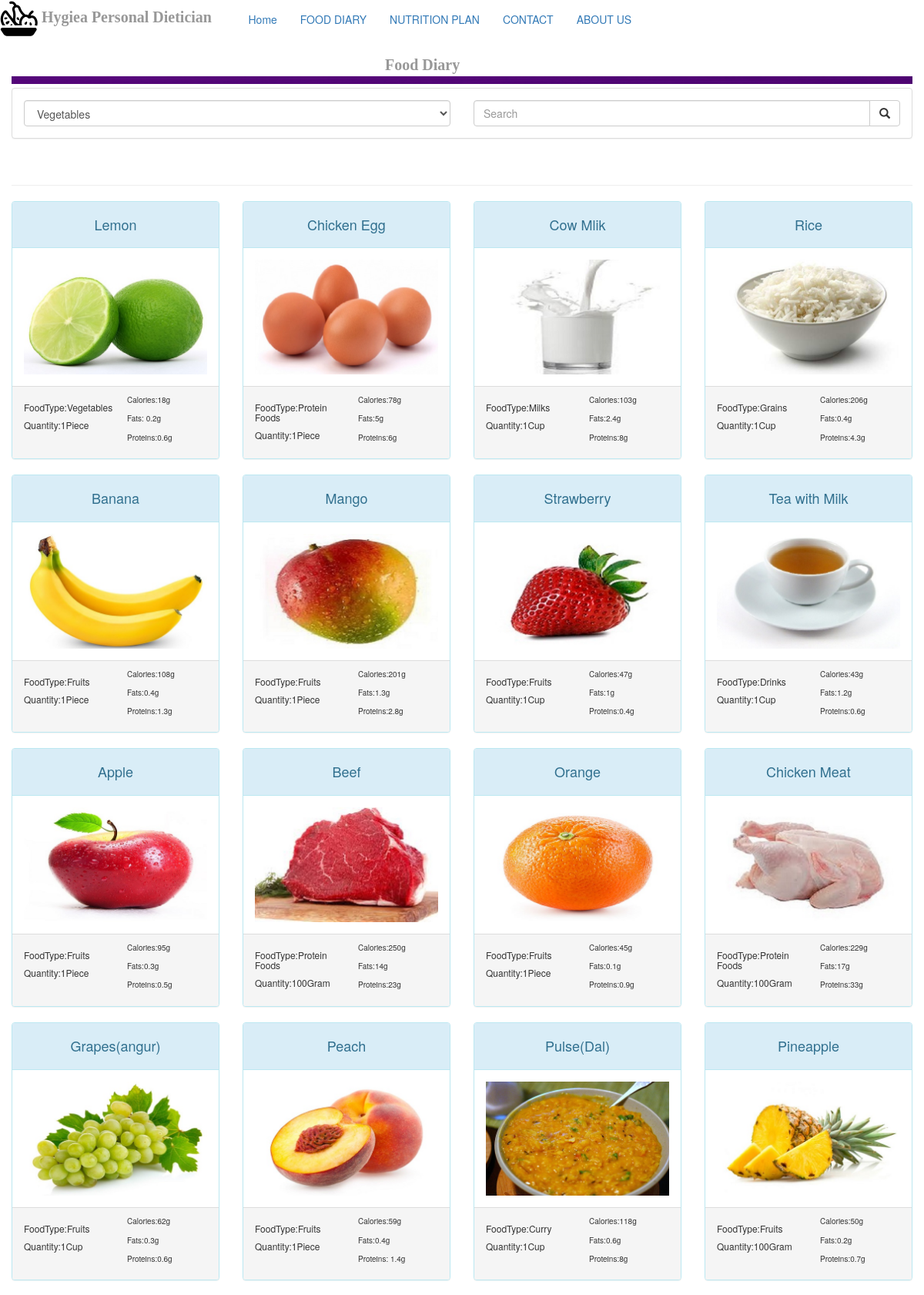
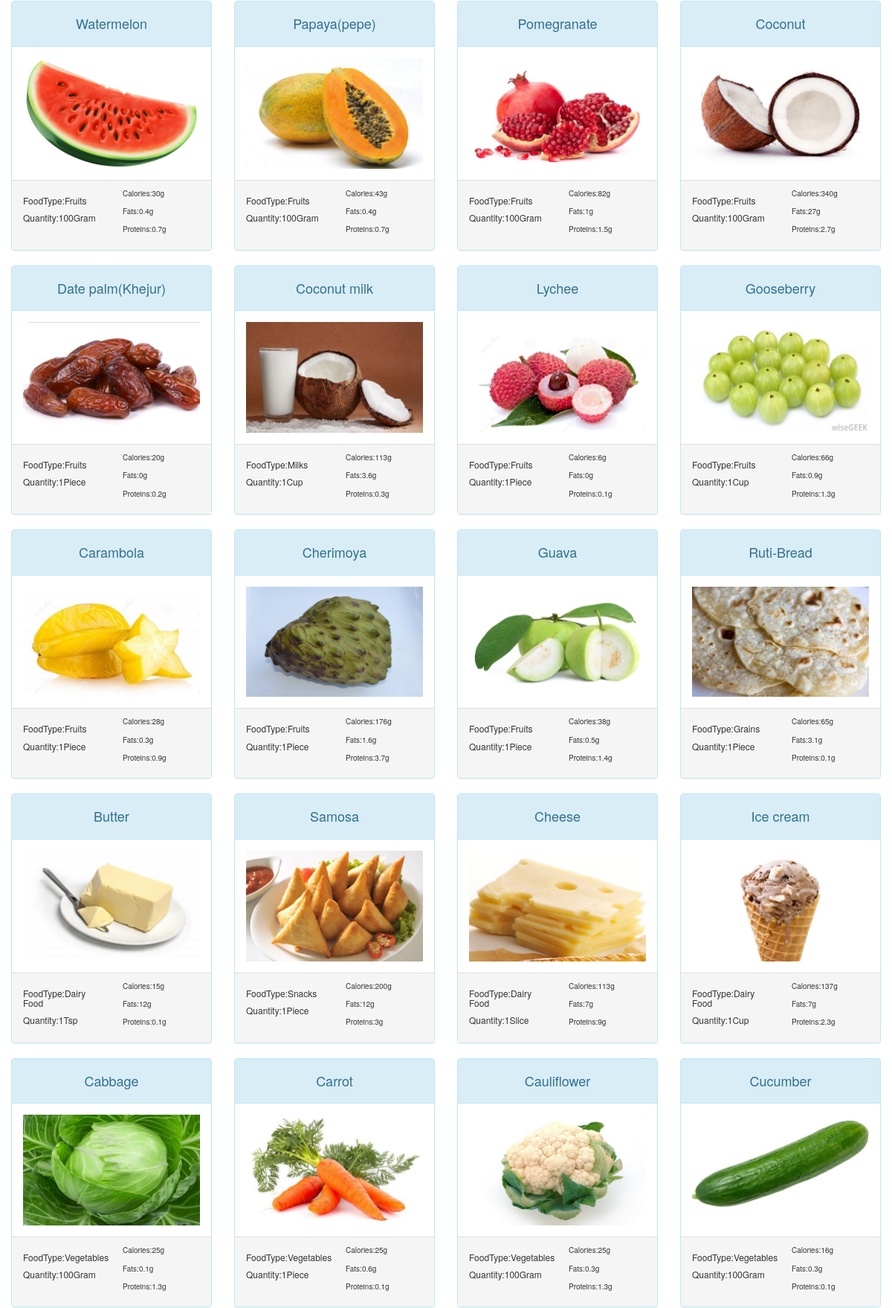
/food_diary.php (upper part), run on the app's committed database (2 pictures, top to bottom).
### tables this page shows
CREATE TABLE `food_item` (
  `id` int(11) NOT NULL,
  `name` varchar(255) NOT NULL,
  `image` varchar(255) NOT NULL,
  `meal_categories` varchar(100) NOT NULL,
  `food_categories` varchar(100) NOT NULL,
  `scale` varchar(100) NOT NULL,
  `quantity` int(11) NOT NULL,
  `calories` int(11) NOT NULL,
  `proteins` varchar(11) NOT NULL,
  `fats` varchar(11) NOT NULL
);

### food_diary.php (the view, shortened to what this page needs)
<?php
include 'connection.php';
if (isset($_POST['button_search'])){
    $name_food = $_POST['search_food'];
    $name_category = $_POST['category'];
    $sql= "SELECT * from food_item WHERE name LIKE '%$name_food%' AND food_categories LIKE  '%$name_category%'";
}
else{
    $sql="select * from food_item";
}
$result=$con->query($sql);
?>
<!DOCTYPE html>
<html>
<head>
    <link rel="stylesheet" type="text/css" href="bootstrap/css/bootstrap.min.css">
    <link rel="stylesheet" type="text/css" href="font-awesome/css/font-awesome.min.css">
    <link rel="stylesheet" href="css1.css">
</head>
<body>
<div id="body">
    <?php
        include 'navigation_user.php';
    ?>
    <div class="container-fluid">
        <div class="head ">
            <div class="row top_two" style="margin-top: 20px">
                <div class="col-sm-offset-5">
                    <span class="logo" style="font-family: 'Jim Nightshade', cursive">Food Diary</span>
                </div>
            </div>
            <img src="image/purple.jpg" class="img-responsive" style="height:10px;width:100%;">
        </div>
        <div class="panel panel-default" style="margin-top: 5px;">
            <div class="panel-body">
                <div class="row">
                    <form action="<?php echo $_SERVER['PHP_SELF']; ?>" method="post">
                        <div class="col-sm-6 ">
                            <select class="form-control" name="category" id="food">
                                <option>Vegetables</option>
                            </select>
                        </div>
                    <div class="col-sm-6">
                        <div class="input-group">
                            <input type="text" class="form-control" name="search_food" placeholder="Search">
                            <div class="input-group-btn">
                                <button class="btn btn-default" type="submit" name="button_search">
                                    <i class="glyphicon glyphicon-search"></i>
                                </button>
                            </div>
                        </div>
                    </div>
                    </form>
                </div>
            </div>
        </div>
        <br>
        <hr>
        <div class="row">
            <?php
            while($row = $result->fetch_assoc()) {
                ?>
                <div class="col-sm-3">
                    <div class="panel panel-info">
                        <div class="panel-heading text-center">
                            <h4><?php    echo $row['name']; ?></h4>
                        </div>
                        <div class="panel-body" style="height: 40%;">
                            <img src="image/<?php echo $row['image']; ?>" class="img-responsive"style="height: 100%;width: 100%">
                        </div>
                        <div class="panel-footer">
                            <div class="row" style="font-size:10px">
                                <div class="col-sm-6">
                                    <h6>FoodType:<?php   echo $row['food_categories']; ?></h6>
                                    <h6>Quantity:<span><?php echo $row['quantity']?></span><span><?php echo $row['scale']?></span></h6>
                                </div>
                                <div class="col-sm-6">
                                    <p>Calories:<span><?php echo $row['calories']?>g</span></p>
                                    <p>Fats:<span><?php echo $row['fats']?>g</span></p>
                                    <p>Proteins:<span><?php echo $row['proteins']?>g</span></p>
                                </div>
                            </div>
                        </div>
                    </div>
                </div>
                <?php
            }
            ?>
        </div>
    </div>
</div>
</body>
</html>

### css1.css (style rules this page uses)
.logo { font-family: 'Jim Nightshade'; font-size: 20px; opacity: .5; font-weight:bold; }

### data on the page
food_item: name "Lemon", image (picture), food_categories "Vegetables", quantity "1", scale "Piece", calories "18", fats "0.2", proteins "0.6"
food_item: name "Chicken Egg", image (picture), food_categories "Protein Foods", quantity "1", scale "Piece", calories "78", fats "5", proteins "6"
food_item: name "Cow Mlik", image (picture), food_categories "Milks", quantity "1", scale "Cup", calories "103", fats "2.4", proteins "8"
food_item: name "Rice", image (picture), food_categories "Grains", quantity "1", scale "Cup", calories "206", fats "0.4", proteins "4.3"
food_item: name "Banana", image (picture), food_categories "Fruits", quantity "1", scale "Piece", calories "108", fats "0.4", proteins "1.3"
food_item: name "Mango", image (picture), food_categories "Fruits", quantity "1", scale "Piece", calories "201", fats "1.3", proteins "2.8"
food_item: name "Strawberry", image (picture), food_categories "Fruits", quantity "1", scale "Cup", calories "47", fats "1", proteins "0.4"
food_item: name "Tea with Milk", image (picture), food_categories "Drinks", quantity "1", scale "Cup", calories "43", fats "1.2", proteins "0.6"
food_item: name "Apple", image (picture), food_categories "Fruits", quantity "1", scale "Piece", calories "95", fats "0.3", proteins "0.5"
food_item: name "Beef", image (picture), food_categories "Protein Foods", quantity "100", scale "Gram", calories "250", fats "14", proteins "23"
food_item: name "Orange", image (picture), food_categories "Fruits", quantity "1", scale "Piece", calories "45", fats "0.1", proteins "0.9"
food_item: name "Chicken Meat", image (picture), food_categories "Protein Foods", quantity "100", scale "Gram", calories "229", fats "17", proteins "33"
food_item: name "Grapes(angur)", image (picture), food_categories "Fruits", quantity "1", scale "Cup", calories "62", fats "0.3", proteins "0.6"
food_item: name "Peach", image (picture), food_categories "Fruits", quantity "1", scale "Piece", calories "59", fats "0.4", proteins "1.4"
food_item: name "Pulse(Dal)", image (picture), food_categories "Curry", quantity "1", scale "Cup", calories "118", fats "0.6", proteins "8"
food_item: name "Pineapple", image (picture), food_categories "Fruits", quantity "100", scale "Gram", calories "50", fats "0.2", proteins "0.7"
food_item: name "Watermelon", image (picture), food_categories "Fruits", quantity "100", scale "Gram", calories "30", fats "0.4", proteins "0.7"
food_item: name "Papaya(pepe)", image (picture), food_categories "Fruits", quantity "100", scale "Gram", calories "43", fats "0.4", proteins "0.7"
food_item: name "Pomegranate", image (picture), food_categories "Fruits", quantity "100", scale "Gram", calories "82", fats "1", proteins "1.5"
food_item: name "Coconut", image (picture), food_categories "Fruits", quantity "100", scale "Gram", calories "340", fats "27", proteins "2.7"
food_item: name "Date palm(Khejur)", image (picture), food_categories "Fruits", quantity "1", scale "Piece", calories "20", fats "0", proteins "0.2"
food_item: name "Coconut milk", image (picture), food_categories "Milks", quantity "1", scale "Cup", calories "113", fats "3.6", proteins "0.3"
food_item: name "Lychee", image (picture), food_categories "Fruits", quantity "1", scale "Piece", calories "6", fats "0", proteins "0.1"
food_item: name "Gooseberry", image (picture), food_categories "Fruits", quantity "1", scale "Cup", calories "66", fats "0.9", proteins "1.3"
food_item: name "Carambola", image (picture), food_categories "Fruits", quantity "1", scale "Piece", calories "28", fats "0.3", proteins "0.9"
food_item: name "Cherimoya", image (picture), food_categories "Fruits", quantity "1", scale "Piece", calories "176", fats "1.6", proteins "3.7"
food_item: name "Guava", image (picture), food_categories "Fruits", quantity "1", scale "Piece", calories "38", fats "0.5", proteins "1.4"
food_item: name "Ruti-Bread", image (picture), food_categories "Grains", quantity "1", scale "Piece", calories "65", fats "3.1", proteins "0.1"
food_item: name "Butter", image (picture), food_categories "Dairy Food", quantity "1", scale "Tsp", calories "15", fats "12", proteins "0.1"
food_item: name "Samosa", image (picture), food_categories "Snacks", quantity "1", scale "Piece", calories "200", fats "12", proteins "3"
food_item: name "Cheese", image (picture), food_categories "Dairy Food", quantity "1", scale "Slice", calories "113", fats "7", proteins "9"
food_item: name "Ice cream", image (picture), food_categories "Dairy Food", quantity "1", scale "Cup", calories "137", fats "7", proteins "2.3"
food_item: name "Cabbage", image (picture), food_categories "Vegetables", quantity "100", scale "Gram", calories "25", fats "0.1", proteins "1.3"
food_item: name "Carrot", image (picture), food_categories "Vegetables", quantity "1", scale "Piece", calories "25", fats "0.6", proteins "0.1"
food_item: name "Cauliflower", image (picture), food_categories "Vegetables", quantity "100", scale "Gram", calories "25", fats "0.3", proteins "1.3"
food_item: name "Cucumber", image (picture), food_categories "Vegetables", quantity "100", scale "Gram", calories "16", fats "0.3", proteins "0.1"
